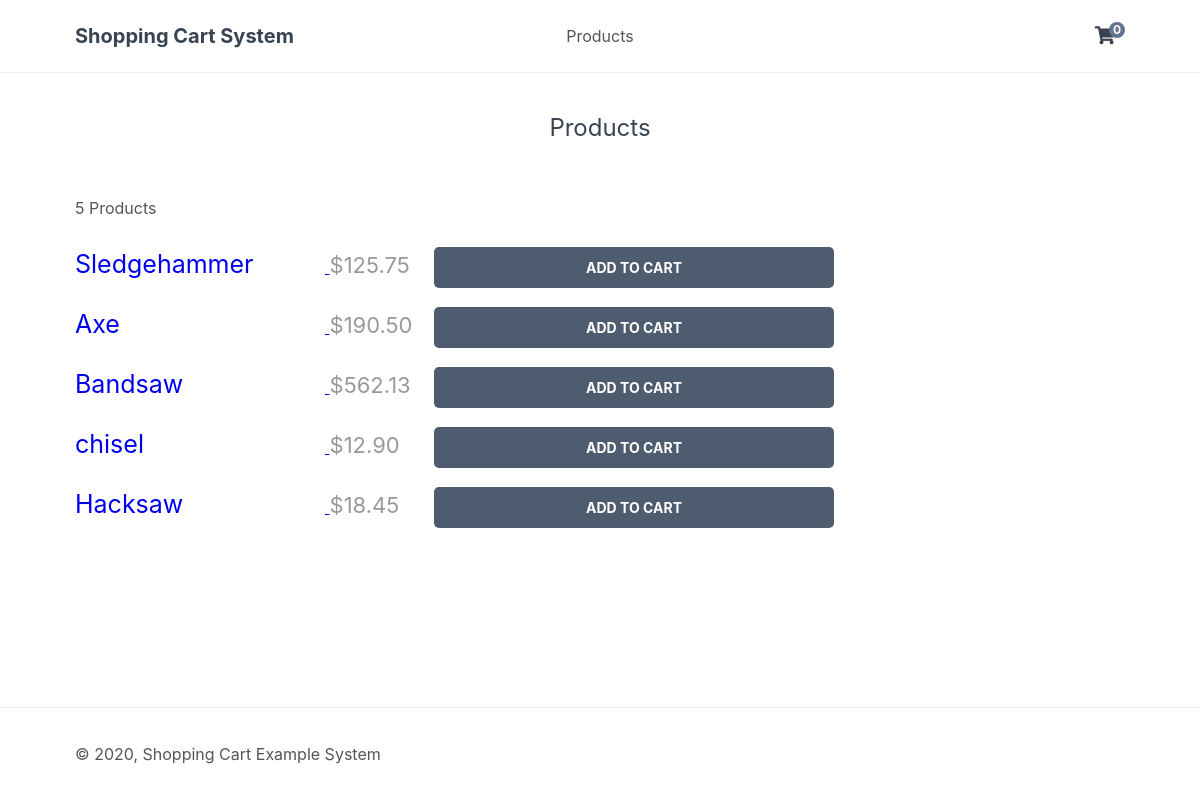
The page / on the database its author committed.
### tables this page shows
CREATE TABLE `products` (
  `id` int(11) NOT NULL,
  `name` varchar(255) NOT NULL,
  `price` decimal(10,3) NOT NULL DEFAULT 0.000,
  `quantity` int(11) NOT NULL
);

### index.php (called while the page is built, shortened)
<?php
include_once 'include/header.php';
include_once 'include/footer.php';
$page = isset($_GET['page']) && file_exists('views/'.$_GET['page'].'.php') ? $_GET['page'] : 'products';
include 'views/'.$page.'.php';
?>

### views/products.php (the view, shortened to what this page needs)
<?php
$stmt = $pdo->prepare('SELECT * FROM products');
$stmt->execute();
$all_products = $stmt->fetchAll(PDO::FETCH_ASSOC);
$total_products = $pdo->query('SELECT * FROM products')->rowCount();
templateHeader('Products');
?>
<div class="products content-wrapper">
  <h1>Products</h1>
  <p><?=$total_products?> Products</p>
  <div class="products-wrapper">
    <?php foreach ($all_products as $product): ?>
    <a href="index.php?page=product&id=<?=$product['id']?>" class="product">
      <span class="name"><?=$product['name']?></span>
      <span class="price">
          &dollar;<?= number_format($product['price'],2);?>
      </span>
    </a>
		<form action="index.php?page=cart" method="post">
      <input type="submit" value="Add To Cart">
    </form>
    <?php endforeach; ?>
  </div>
</div>
<?=templateFooter()?>

### include/header.php
<?php
function templateHeader ($title)
{
 $num_items_in_cart = isset($_SESSION['cart']) ? count($_SESSION['cart']) : 0;
 echo <<<EOT
  <!DOCTYPE html>
  <html>
    <head>
      <meta charset="utf-8">
      <title>$title</title>
      <link href="assets/css/style.css" rel="stylesheet" type="text/css">
      <link rel="stylesheet" href="https://use.fontawesome.com/releases/v5.7.1/css/all.css">
    </head>
    <body>
      <header>
        <div class="content-wrapper">
          <h1>Shopping Cart System</h1>
            <nav>
              <a href="index.php">Products</a>
            </nav>
            <div class="link-icons">
              <a href="index.php?page=cart">
                <i class="fas fa-shopping-cart"></i>
                <span>$num_items_in_cart</span>
              </a>
            </div>
          </div>
      </header>
      <main>
EOT;
}
?>

### include/footer.php
<?php
function templateFooter()
{
 $year = date('Y');
 echo <<<EOT
      </main>
      <footer>
        <div class="content-wrapper">
          <p>&copy; $year, Shopping Cart Example System</p>
        </div>
      </footer>
      <script src="script.js"></script>
    </body>
  </html>
EOT;
}
?>

### assets/css/style.css (style rules this page uses)
* { box-sizing: border-box; font-family: -apple-system, BlinkMacSystemFont, "segoe ui", roboto, oxygen, ubuntu, cantarell, "fira sans", "droid sans", "helvetica neue", Arial, sans-serif; font-size: 16px; -webkit-font-smoothing: antialiased; -moz-osx-font-smoothing: grayscale; }
html { height: 100%; }
body { position: relative; min-height: 100%; color: #555555; background-color: #FFFFFF; margin: 0; padding-bottom: 100px; }
h1, h2, h3, h4, h5 { color: #394352; }
.content-wrapper { width: 1050px; margin: 0 auto; }
header { border-bottom: 1px solid #EEEEEE; }
header .content-wrapper { display: flex; }
header h1 { display: flex; flex-grow: 1; flex-basis: 0; font-size: 20px; margin: 0; padding: 24px 0; }
header nav { display: flex; flex-grow: 1; flex-basis: 0; justify-content: center; align-items: center; }
header nav a { text-decoration: none; color: #555555; padding: 10px 10px; margin: 0 10px; }
header .link-icons { display: flex; flex-grow: 1; flex-basis: 0; justify-content: flex-end; align-items: center; position: relative; }
header .link-icons a { text-decoration: none; color: #394352; padding: 0 10px; }
header .link-icons a i { font-size: 18px; }
header .link-icons a span { display: inline-block; text-align: center; background-color: #63748e; border-radius: 50%; color: #FFFFFF; font-size: 12px; line-height: 16px; width: 16px; height: 16px; font-weight: bold; position: absolute; top: 22px; right: 0; }
main .product { display: block; padding: 15px 0; }
main .products-wrapper .product { display: inline-block; }
main .products-wrapper form { display: inline-block; }
main .product .name { font-size: 25px; display: inline-block; font-weight: normal; margin: 0; padding: 0; width: 250px; }
main .product .price { display: inline-block; font-size: 22px; color: #999999; width: 100px; }
input[type="submit"] { background: #4e5c70; border: 0; color: #FFFFFF; width: 400px; padding: 12px 0; text-transform: uppercase; font-size: 14px; font-weight: bold; border-radius: 5px; cursor: pointer; }
main > .products h1 { display: block; font-weight: normal; margin: 0; padding: 40px 0; font-size: 24px; text-align: center; width: 100%; }
footer { position: absolute; bottom: 0; border-top: 1px solid #EEEEEE; padding: 20px 0; width: 100%; }

### rows shown on the page
products: name "Sledgehammer", price "125.75"
products: name "Axe", price "190.50"
products: name "Bandsaw", price "562.13"
products: name "chisel", price "12.90"
products: name "Hacksaw", price "18.45"

### other values the page prints
$num_items_in_cart "0"
$total_products "5"
